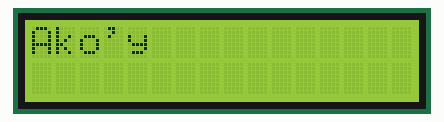
Simulated run of this sketch. Board: Arduino Uno, built with avr-gcc and run on an emulated ATmega328P. On the bench: 16×2 character LCD.

Above: at 5.9 s.
At 9.5 s:
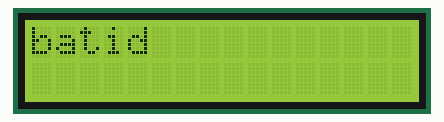
At 16.0 s:
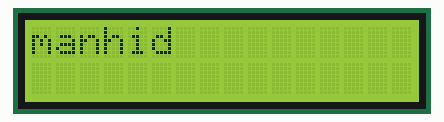
At 19.4 s:
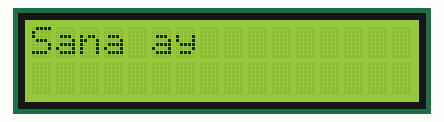
At 28.1 s:
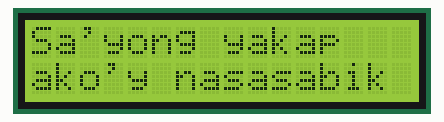
At 34.4 s:
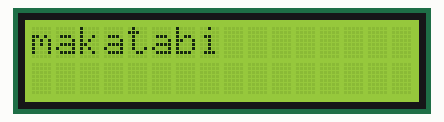

The sketch:

alipin-lyrics.ino
```cpp
#include <Wire.h>
#include <LiquidCrystal_I2C.h>

LiquidCrystal_I2C lcd(0x27, 16, 2);

struct WordTiming {
  unsigned long timeMs;
  const char* word;
};

const WordTiming lyrics[] = {
  { 4480, "Ako'y" },
  { 5100, "alpin" },
  {   6100, "mo" },
  {   6460, "kahit" },
  {   7700, "hindi" },
  {   8080, "batid" },
  {   11620, "Aaminin" },
  {   12360, "ko" },
  {   12940, "minsan" },
  {   13800, "ako'y" },
  {  14580, "manhid" },
  {  16980, "Sana" },
  {  17920, "ay" },
  {  19800, "iyong" },
  {  20180, "naririnig" },
  {  24040, "Sa'yong" },
  {  24640, "yakap" },
  {  25880, "ako'y" },
  {  26640, "nasasabik" },
  {  29960, "'Pagkat" },
  {  30840, "ikaw" },
  {  31300, "lang" },
  {  31880, "ang" },
  {  32220, "nais" },
  {  33000, "makatabi" },
  {  36640, "Malamig" },
  {  37880, "man" },
  {  38360, "o" },
  {  38680, "mainit" },
  {  39920, "ang" },
  {  40280, "gabi" },
  {  42680, "Nais" },
  {  43460, "ko" },
  {  44270, "sana"},
  {  45910, "iparating"},
  {  49410, "na"},
  {  50020, "ikaw"},
  {  50560, "lamang"},
  {  52600, "Ang"},
  {  52880, "siyang"},
  {  53370, "aking"},
  {  58870, "iibigin"},
};

const int totalWords = sizeof(lyrics) / sizeof(lyrics[0]);
int currentWordIndex = 0;
unsigned long startPlaybackTime = 0;

uint8_t currentCol = 0;
uint8_t currentRow = 0;

void printFittedWord(const char* word) {
  int len = strlen(word);
  bool isCapital = (word[0] >= 'A' && word[0] <= 'Z');

  if (isCapital && (currentCol > 0 || currentRow > 0)) {
    lcd.clear();
    currentRow = 0;
    currentCol = 0;
  }
  else if (currentCol > 0 && (currentCol + 1 + len > 16)) {
    if (currentRow == 0) {
      currentRow = 1;
      currentCol = 0;
    } else {
      lcd.clear();
      currentRow = 0;
      currentCol = 0;
    }
  }

  if (currentCol > 0) {
    lcd.setCursor(currentCol, currentRow);
    lcd.print(" ");
    currentCol++;
  }

  lcd.setCursor(currentCol, currentRow);
  lcd.print(word);
  currentCol += len;
}

void setup() {
  lcd.init();
  lcd.backlight();
  lcd.clear();
  lcd.setCursor(0, 0);
  lcd.print("@rence.szkyrob");
  delay(1300);
  lcd.clear();
  startPlaybackTime = millis();
}

void loop() {
  unsigned long elapsed = millis() - startPlaybackTime;
  if (currentWordIndex < totalWords) {
    if (elapsed >= lyrics[currentWordIndex].timeMs) {
      printFittedWord(lyrics[currentWordIndex].word);
      currentWordIndex++;
    }
  }
}
```

Measured:
- what the display in image 0 shows lasts 0.6 s, from 5.9 s to 6.5 s
- what the display in image 1 shows lasts 3.5 s, from 9.5 s to 13.0 s
- what the display in image 2 shows lasts 2.4 s, from 16.0 s to 18.4 s
- what the display in image 3 shows lasts 1.9 s, from 19.3 s to 21.2 s
- what the display in image 4 shows lasts 3.4 s, from 28.0 s to 31.4 s
- what the display in image 5 shows lasts 3.6 s, from 34.4 s to 38.0 s
